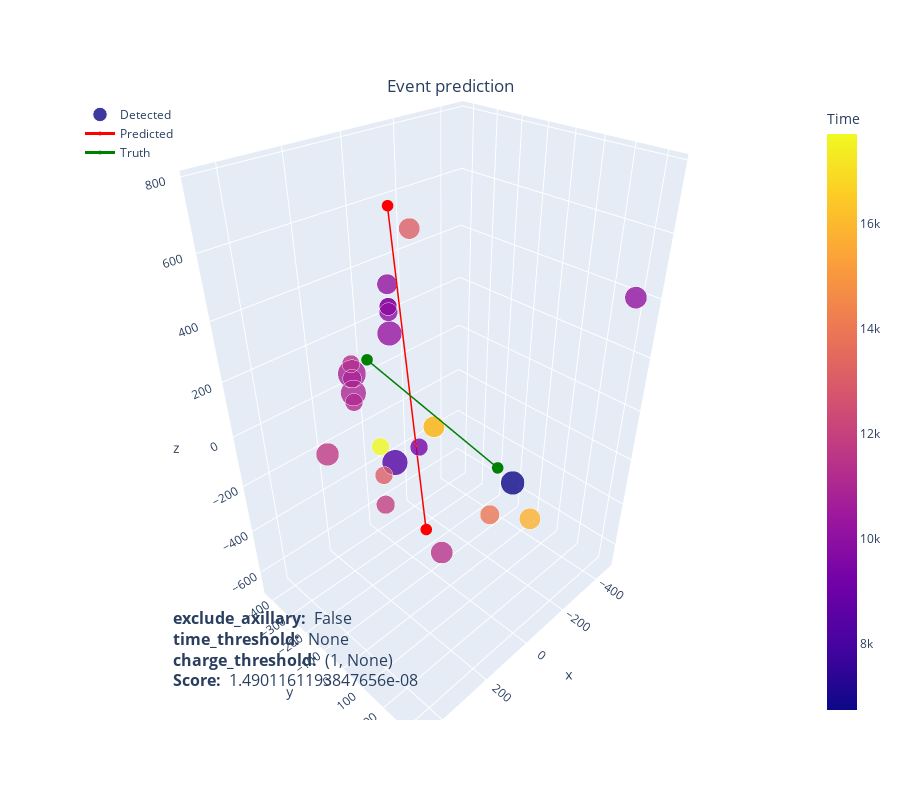

Write notebook code for a chart like this one.
### Markdown cell above
## Plot the result

Execute the following code to plot the predicted line vs truth.

### Code cell
# Get a random event_id and associated batch_id from meta_df
# If EVENT is given, use that instead of a random event_id
event_id, batch_id = \
    meta_df[['event_id', 'batch_id']].sample(n=1).values[0] \
    if not EVENT \
    else (
        EVENT, 
        meta_df[meta_df['event_id']==EVENT]['batch_id'].values[0]
    )
    
batch_df = pd.read_parquet(f'{DATA_DIR}/train/batch_{batch_id}.parquet', engine='fastparquet').reset_index()
event_df = compose_event_df(batch_df, event_id, sensor_geometry)  # type: ignore

true_values = get_event_true_values(meta_df, event_id)
print('Plotting event_id:', event_id)

plot_pca(
    event_df, 
    labels=true_values, 
    exclude_axillary=EXCLUDE_AUXILIARY, 
    marker_size=12, 
    charge_threshold=(1, None),
    # time_threshold=(0, 12000)
)

### Figure 1 — Plotly figure (JSON) as saved in the notebook; plotly's stock layout.template omitted (floating-point values rounded to 4 significant figures)
{"data": [{"hovertemplate": "\n                    <b>X:</b> %{x}\n                    <br>\n                    <b>Y:</b> %{y}\n                    <br>\n                    <b>Z:</b> %{z}\n                    <br>\n                    <b>Charge (x marker_size):</b> %{marker.size:.2f}<br>\n                    <b>Time:</b> %{marker.color:.2f}\n                ", "marker": {"color": [6730, 8325, 9290, 9860, 9865, 9970, 10113, 10133, 10204, 10763, 10836, 10944, 11106, 11292, 11464, 11698, 11860, 13036, 13122, 13311, 13934, 15794, 16581, 17701], "colorbar": {"title": {"text": "Time"}}, "opacity": 0.8, "size": [16.5, 17.7, 12.3, 12.3, 12.3, 12.9, 14.1, 15.3, 17.1, 19.5, 12.9, 17.7, 12.3, 12.3, 15.3, 15.9, 12.9, 12.3, 14.7, 14.7, 13.5, 14.7, 15.3, 12.3]}, "mode": "markers", "name": "Detected", "type": "scatter3d", "x": [54.26, -88.05, 1.71, 125.0, 125.0, 125.0, 125.0, -392.4, 125.0, 210.5, 210.5, 210.5, 210.5, 210.5, 257.3, 326.9, 79.41, 79.41, -211.3, -334.8, 11.87, -66.7, -334.8, 292.9], "y": [293.0, -384.3, -150.6, -131.2, -131.2, -131.2, -131.2, 334.2, -131.2, -209.8, -209.8, -209.8, -209.8, -209.8, 211.7, -209.1, -248.2, -248.2, -404.5, -424.5, 179.2, 276.9, -424.5, 5.2], "z": [-3.09, -402.1, -149.5, 425.6, 425.6, 408.6, 493.6, 434.7, 340.5, 207.6, 190.6, 139.5, 105.5, 241.6, -193.4, -29.22, -420.2, -284.1, 481.6, -384.5, -229.6, -234.1, -384.5, 99.93]}, {"line": {"color": "red", "width": 3}, "marker": {"color": "red", "size": 4}, "name": "Predicted", "type": "scatter3d", "x": [219.8, -107.0], "y": [-4.745, -236.8], "z": [770.1, -663.4]}, {"line": {"color": "green", "width": 3}, "marker": {"color": "green", "size": 4}, "name": "Truth", "type": "scatter3d", "x": [-470.2, 470.2], "y": [-195.8, 195.8], "z": [-542.7, 542.7]}], "layout": {"annotations": [{"align": "left", "font": {"size": 16}, "showarrow": false, "text": "\n                    <b>exclude_axillary: </b> False\n                    <br>\n                    <b>time_threshold: </b> None\n                    <br>\n                    <b>charge_threshold: </b> (1, None)\n                    <br>\n                    <b>Score: </b> 1.4901161193847656e-08\n                    <br>\n                ", "x": 0.01, "xref": "paper", "y": 0.01, "yref": "paper"}], "height": 800, "legend": {"x": 0, "y": 1}, "showlegend": true, "title": {"text": "Event prediction", "x": 0.5, "xanchor": "center", "y": 0.9, "yanchor": "top"}}}
